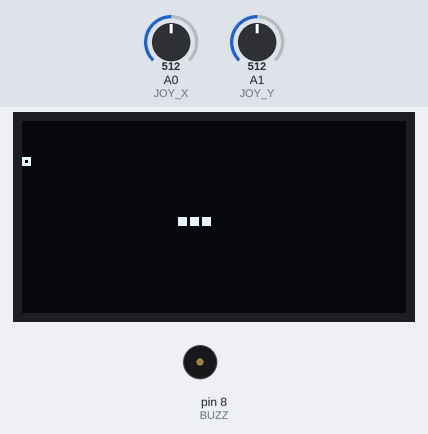
A sketch run on a simulated Arduino Nano, built with avr-gcc and run on an emulated ATmega328P. Parts: 128×64 one-colour display, buzzer (waves = sounding). Inputs (shaded band) come from the test bench; at power-on: A1 (JOY_Y) = 512, A0 (JOY_X) = 512. Random numbers use the default seed unless the sketch sets one.

Above: at 1.2 s.
1.3 s: A1 (JOY_Y) set to 689
2.8 s: A1 (JOY_Y) set to 707
At 2.99 s:
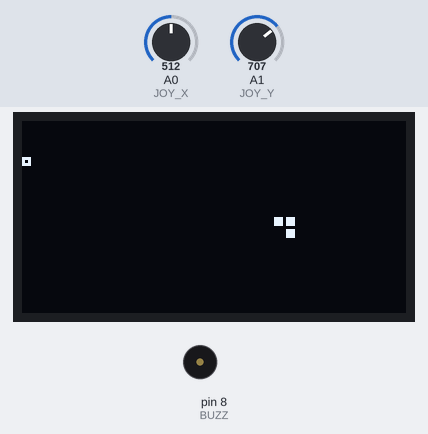
5.8 s: A1 (JOY_Y) set to 690
At 7.06 s:
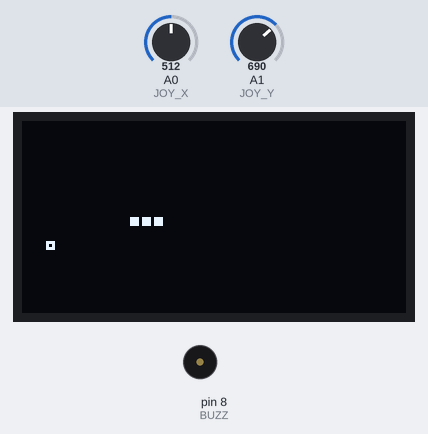
8.4 s: A1 (JOY_Y) set to 710
At 8.6 s:
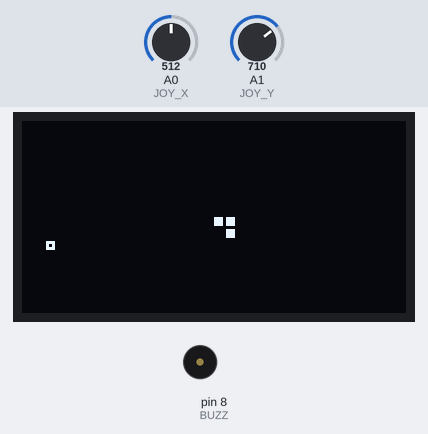
Timing chart, 0 to 11.9 s (numbered marks = the images above; inputs shaded):
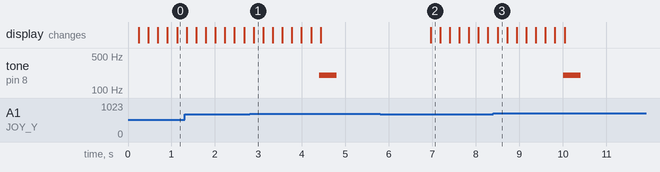

The sketch:

snake_oled.ino
```cpp
// Implements the Snake game: initializes the SSD1306 OLED, reads joystick input, manages snake movement, food placement, scoring, speed, and game over behavior with buzzer feedback.
//
// Full tutorial: https://shillehtek.com/blogs/news/arduino-nano-ssd1306-oled-snake-game
// Parts used: https://shillehtek.com/products/arduino-nano-v3-presoldered-ch340g-atmega328p
//             https://shillehtek.com/products/0-96-i2c-white-oled-display-module-4-pin-ssd1306
//             https://shillehtek.com/products/ky-006-passive-piezo-buzzer-alarm-module-for-arduino-projects
// More examples: https://github.com/shillehbean/shillehtek-examples
//

#include <Wire.h>
#include <Adafruit_GFX.h>
#include <Adafruit_SSD1306.h>

Adafruit_SSD1306 oled(128, 64, &Wire, -1);
const int JOY_X = A0, JOY_Y = A1, BUZZ = 8;
const int COLS = 32, ROWS = 16, CELL = 4, MAX_LEN = 120;

int8_t sx[MAX_LEN], sy[MAX_LEN];    // snake cells, index 0 = head
int len, dirX, dirY, foodX, foodY, score;
unsigned long tick, speedMs;

void placeFood() {
  bool onSnake;
  do {
    foodX = random(COLS); foodY = random(ROWS); onSnake = false;
    for (int i = 0; i < len; i++) if (sx[i] == foodX && sy[i] == foodY) onSnake = true;
  } while (onSnake);
}

void newGame() {
  len = 3; dirX = 1; dirY = 0; score = 0; speedMs = 220;
  for (int i = 0; i < len; i++) { sx[i] = 10 - i; sy[i] = 8; }
  placeFood();
}

void gameOver() {
  tone(BUZZ, 200, 400);
  oled.clearDisplay(); oled.setTextSize(2); oled.setCursor(10, 14); oled.print("GAME OVER");
  oled.setTextSize(1); oled.setCursor(34, 44); oled.print("score "); oled.print(score);
  oled.display(); delay(2500); newGame();
}

void setup() {
  oled.begin(SSD1306_SWITCHCAPVCC, 0x3C);
  oled.setTextColor(SSD1306_WHITE);
  randomSeed(analogRead(A3));
  newGame();
}

void loop() {
  // read the stick constantly so quick flicks aren't missed; no reversing into yourself
  int x = analogRead(JOY_X), y = analogRead(JOY_Y);
  if (x < 300 && dirX == 0) { dirX = -1; dirY = 0; }
  if (x > 700 && dirX == 0) { dirX =  1; dirY = 0; }
  if (y < 300 && dirY == 0) { dirX = 0; dirY = -1; }
  if (y > 700 && dirY == 0) { dirX = 0; dirY =  1; }

  if (millis() - tick < speedMs) return;    // one game step per tick
  tick = millis();

  int nx = sx[0] + dirX, ny = sy[0] + dirY;
  if (nx < 0 || nx >= COLS || ny < 0 || ny >= ROWS) { gameOver(); return; }   // wall
  for (int i = 0; i < len; i++) if (sx[i] == nx && sy[i] == ny) { gameOver(); return; }   // tail

  bool ate = (nx == foodX && ny == foodY);
  if (ate && len < MAX_LEN) len++;          // keep the tail this tick = grow
  for (int i = len - 1; i > 0; i--) { sx[i] = sx[i - 1]; sy[i] = sy[i - 1]; }   // body follows
  sx[0] = nx; sy[0] = ny;                   // head moves
  if (ate) { score++; tone(BUZZ, 900, 40); placeFood(); if (speedMs > 80) speedMs -= 6; }

  oled.clearDisplay();
  for (int i = 0; i < len; i++) oled.fillRect(sx[i] * CELL, sy[i] * CELL, CELL - 1, CELL - 1, SSD1306_WHITE);
  oled.drawRect(foodX * CELL, foodY * CELL, CELL - 1, CELL - 1, SSD1306_WHITE);
  oled.display();
}
```
